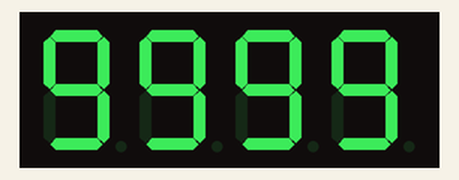
This sketch was run on a simulated Arduino Uno, built with avr-gcc and run on an emulated ATmega328P. On the bench: 4-digit seven-segment display.

Above: at 0.17 s.
At 4.83 s:
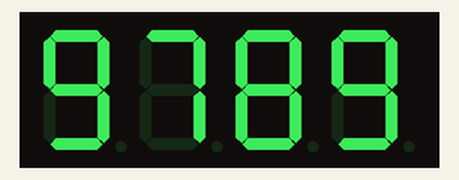
At 9.8 s:
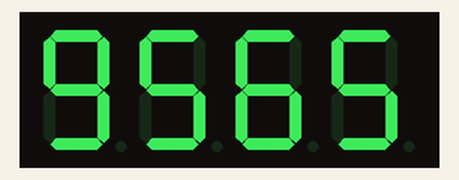
At 19.74 s:
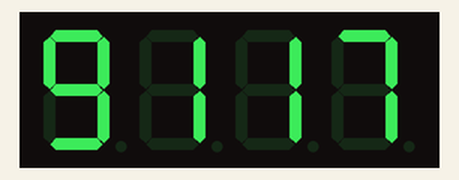
At 29.68 s:
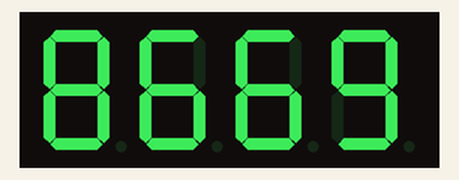
At 39.62 s:
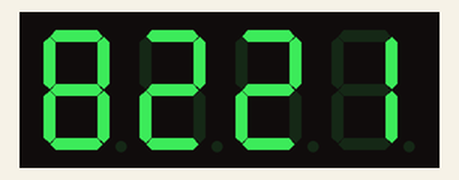

The sketch:

tm1637example.ino
```cpp
#include <Wire.h>

/* TM1637_4_Digit_Display_Basics.ino
The purpose of this sketch is to provide the basic
structure for using the TM1637 based 4-Digit Displays
like the Grove 4 digit display or other equivalents
available through the likes of www.dx.com.

This makes use of the TM1637Display library developed by avishorp.
https://github.com/avishorp/TM1637

This has been developed to run on any Arduino.

Pin assignments are:
CLK - D9
DIO - D8
5V or 3.3V supply to Display
GND to Display

The operation is very simple.  The sketch initialises the display
and then steps through the loop incrementing the value of a
variable which is then displayed on the 4-Digit display.
Essentially it is the most basic function you would want from
such a display.  If you want more sophisticated functionality
then use the example that ships with the library.

*/

#include <TM1637Display.h>

const int CLK = 16; //Set the CLK pin connection to the display
const int DIO = 5; //Set the DIO pin connection to the display


int NumStep = 0;  //Variable to interate

TM1637Display display(CLK, DIO);  //set up the 4-Digit Display.

void setup()
{
  display.setBrightness(0x0a);  //set the diplay to maximum brightness
}


void loop()
{
  for(NumStep = 9999; NumStep > 0; NumStep--)  //Interrate NumStep
  {
    display.showNumberDec(NumStep); //Display the Variable value;
    delay(1);  //A half second delay between steps.
    if(NumStep == 1)
    {
      display.showNumberDec(0);
      delay(60000);
    }
  }
}
```
